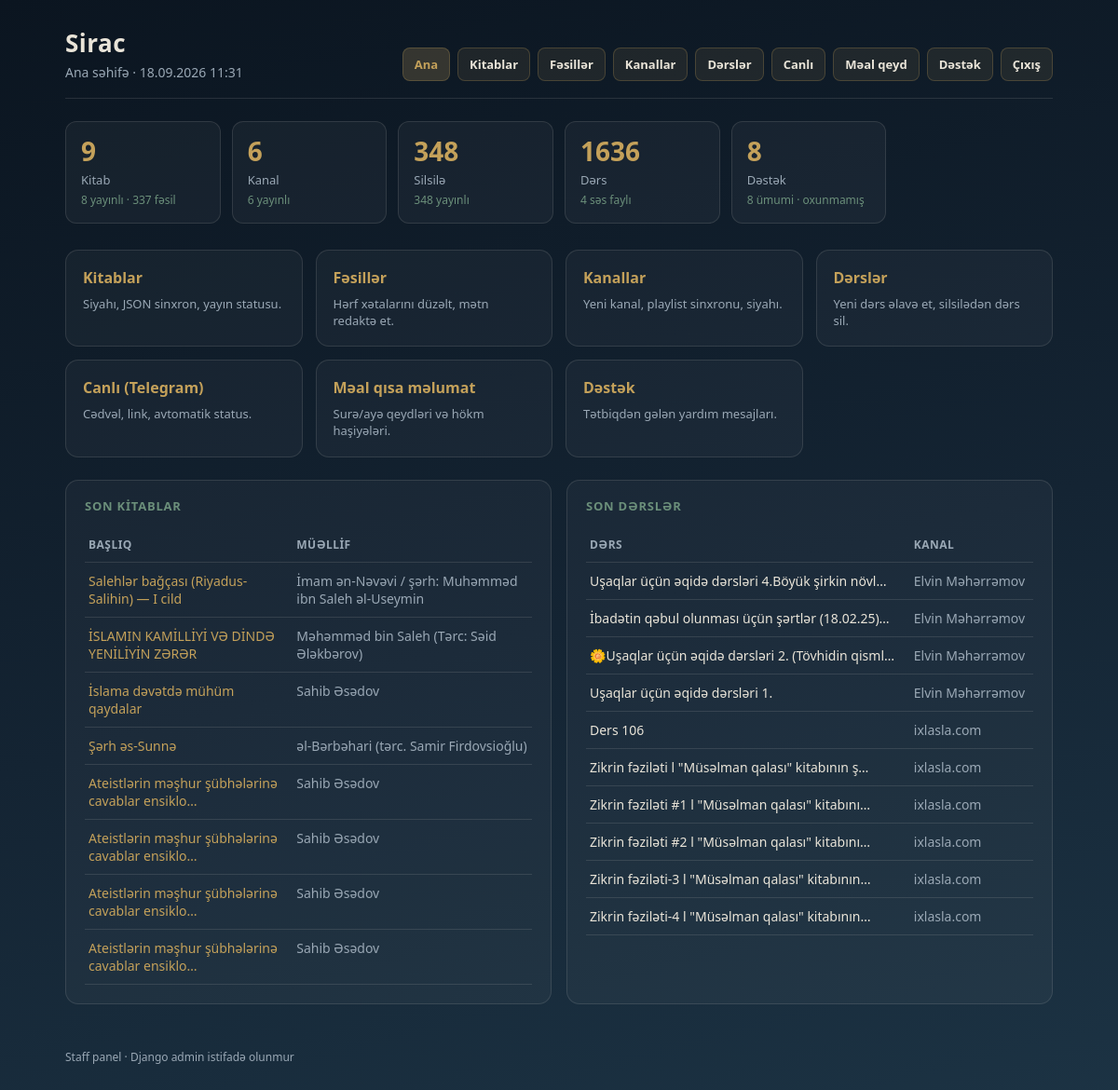
The app's page / (signed in) with its own data.
### api/models.py (models this page shows, shortened)
class Book(models.Model):
    LANGUAGE_CHOICES = [
        ('az', 'Azərbaycan'),
        ('ar', 'Ərəb'),
        ('en', 'İngilis'),
    ]
    SOURCE_CHOICES = [
        ('seed', 'Seed'),
        ('manual', 'Manual'),
        ('import', 'Import'),
        ('api', 'API'),
    ]
    public_id = models.CharField(max_length=120, unique=True, db_index=True)
    title = models.CharField(max_length=500)
    author = models.CharField(max_length=300, blank=True, default='')
    description = models.TextField(blank=True, default='')
    language = models.CharField(max_length=8, choices=LANGUAGE_CHOICES, default='az')
    cover_tone = models.PositiveSmallIntegerField(default=0)
    cover_image = models.ImageField(
        upload_to=book_cover_upload_to,
        blank=True,
        null=True,
    )
    source = models.CharField(max_length=20, choices=SOURCE_CHOICES, default='api')
    topics = models.JSONField(default=list, blank=True)
    created_at = models.DateTimeField(auto_now_add=True)
    updated_at = models.DateTimeField(auto_now=True)
    is_published = models.BooleanField(default=True)
    class Meta:
        ordering = ['-created_at']

class VideoLesson(models.Model):
    series = models.ForeignKey(
        VideoSeries,
        related_name='lessons',
        on_delete=models.CASCADE,
        verbose_name='Silsilə',
    )
    title = models.CharField('Dərs adı', max_length=300)
    url = models.URLField('Video linki', max_length=500, blank=True, default='')
    youtube_id = models.CharField(max_length=32, blank=True, default='', db_index=True)
    audio_file = models.FileField(
        'Səs faylı',
        upload_to='audio/%Y/%m/',
        blank=True,
        null=True,
        help_text='Endirilmiş audio — onlayn dinləmə və telefona yükləmə',
    )
    duration_seconds = models.PositiveIntegerField(null=True, blank=True)
    order = models.PositiveIntegerField(default=0)
    is_published = models.BooleanField(default=True)
    class Meta:
        ordering = ['order', 'id']
        verbose_name = 'Dərs'
        verbose_name_plural = 'Dərslər'

class VideoSeries(models.Model):
    CATEGORY_CHOICES = [
        ('aqida', 'Əqidə'),
        ('hadith', 'Hədis'),
        ('fiqh', 'Fiqh'),
        ('tafsir', 'Təfsir'),
        ('seerah', 'Sira'),
        ('general', 'Digər'),
    ]
    channel = models.ForeignKey(
        VideoChannel,
        related_name='series',
        on_delete=models.CASCADE,
        verbose_name='Kanal',
    )
    title = models.CharField('Silsilə adı', max_length=300)
    category = models.CharField(
        'Bölmə',
        max_length=20,
        choices=CATEGORY_CHOICES,
        default='general',
        db_index=True,
    )
    description = models.CharField(max_length=500, blank=True, default='')
    playlist_url = models.URLField(
        'Playlist / playlists linki',
        max_length=500,
        blank=True,
        default='',
        help_text=(
            'Məs: https://www.youtube.com/playlist?list=... '
            'və ya https://www.youtube.com/@Kanal/playlists — '
            'dərsləri tək-tək əlavə etmək lazım deyil.'
        ),
    )
    order = models.PositiveIntegerField(default=0)
    is_published = models.BooleanField(default=True)
    created_at = models.DateTimeField(auto_now_add=True)
    updated_at = models.DateTimeField(auto_now=True)
    class Meta:
        ordering = ['order', 'id']
        verbose_name = 'Silsilə dərs'
        verbose_name_plural = 'Silsilə dərslər'

class VideoChannel(models.Model):
    name = models.CharField('Kanal adı', max_length=200)
    url = models.URLField(
        'Kanal / playlists linki',
        max_length=500,
        help_text=(
            'Məs: https://www.youtube.com/@Abu_Zeyd_Habibli/playlists — '
            'saxlayanda bütün playlistlər silsilə kimi yüklənir.'
        ),
    )
    description = models.CharField(max_length=400, blank=True, default='')
    order = models.PositiveIntegerField(default=0)
    is_published = models.BooleanField(default=True)
    created_at = models.DateTimeField(auto_now_add=True)
    updated_at = models.DateTimeField(auto_now=True)
    class Meta:
        ordering = ['order', 'name']
        verbose_name = 'Video kanal'
        verbose_name_plural = 'Video kanallar'

### api/dashboard.py (the view)
# urls.py: path('', panel_home, name='panel-home'),
@staff_member_required
@require_http_methods(['GET'])
def panel_home(request):
    ctx = _base_ctx('home')
    ctx['stats'] = _stats()
    ctx['recent_books'] = Book.objects.order_by('-created_at')[:8]
    ctx['recent_lessons'] = (
        VideoLesson.objects.select_related('series', 'series__channel').order_by('-id')[:10]
    )
    return render(request, 'api/panel/home.html', ctx)

### api/dashboard.py (called while the page is built)
def _base_ctx(nav: str, form_error=None):
    return {
        'now': timezone.now(),
        'nav': nav,
        'form_error': form_error,
    }

### api/templates/api/panel/home.html (shortened to what this page needs)
{% extends "api/panel/base.html" %}
{% block subtitle %}Ana səhifə{% endblock %}
{% block content %}
<div class="grid">
  <div class="stat">
    <div class="n">{{ stats.books }}</div>
    <div class="l">Kitab</div>
    <div class="sub">{{ stats.books_published }} yayınlı · {{ stats.chapters }} fəsil</div>
  </div>
  <div class="stat">
    <div class="n">{{ stats.channels }}</div>
    <div class="l">Kanal</div>
    <div class="sub">{{ stats.channels_published }} yayınlı</div>
  </div>
  <div class="stat">
    <div class="n">{{ stats.series }}</div>
    <div class="l">Silsilə</div>
    <div class="sub">{{ stats.series_published }} yayınlı</div>
  </div>
  <div class="stat">
    <div class="n">{{ stats.lessons }}</div>
    <div class="l">Dərs</div>
    <div class="sub">{{ stats.lessons_with_audio }} səs faylı</div>
  </div>
  <div class="stat">
    <div class="n">{{ stats.support_unread }}</div>
    <div class="l">Dəstək</div>
    <div class="sub">{{ stats.support }} ümumi · oxunmamış</div>
  </div>
</div>
<div class="cards">
  <a class="card" href="{% url 'panel-books' %}">
    <h3>Kitablar</h3>
    <p>Siyahı, JSON sinxron, yayın statusu.</p>
  </a>
  <a class="card" href="{% url 'panel-chapters' %}">
    <h3>Fəsillər</h3>
    <p>Hərf xətalarını düzəlt, mətn redaktə et.</p>
  </a>
  <a class="card" href="{% url 'panel-channels' %}">
    <h3>Kanallar</h3>
    <p>Yeni kanal, playlist sinxronu, siyahı.</p>
  </a>
  <a class="card" href="{% url 'panel-lessons' %}">
    <h3>Dərslər</h3>
    <p>Yeni dərs əlavə et, silsilədən dərs sil.</p>
  </a>
  <a class="card" href="{% url 'panel-live-lessons' %}">
    <h3>Canlı (Telegram)</h3>
    <p>Cədvəl, link, avtomatik status.</p>
  </a>
  <a class="card" href="{% url 'panel-meal-notes' %}">
    <h3>Məal qısa məlumat</h3>
    <p>Surə/ayə qeydləri və hökm haşiyələri.</p>
  </a>
  <a class="card" href="{% url 'panel-support' %}">
    <h3>Dəstək</h3>
    <p>Tətbiqdən gələn yardım mesajları.</p>
  </a>
</div>
<div class="split" style="margin-top:24px">
  <section class="panel">
    <h2>Son kitablar</h2>
    {% if recent_books %}
    <table>
      <thead><tr><th>Başlıq</th><th>Müəllif</th></tr></thead>
      <tbody>
        {% for b in recent_books %}
        <tr>
          <td><a href="{% url 'panel-chapters' %}?book={{ b.id }}">{{ b.title|truncatechars:48 }}</a></td>
          <td class="muted">{{ b.author|default:"—" }}</td>
        </tr>
        {% endfor %}
      </tbody>
    </table>
    {% else %}
    <p class="empty">Kitab yoxdur.</p>
    {% endif %}
  </section>
  <section class="panel">
    <h2>Son dərslər</h2>
    {% if recent_lessons %}
    <table>
      <thead><tr><th>Dərs</th><th>Kanal</th></tr></thead>
      <tbody>
        {% for l in recent_lessons %}
        <tr>
          <td>{{ l.title|truncatechars:48 }}</td>
          <td class="muted">{{ l.series.channel.name }}</td>
        </tr>
        {% endfor %}
      </tbody>
    </table>
    {% else %}
    <p class="empty">Dərs yoxdur.</p>
    {% endif %}
  </section>
</div>
{% endblock %}

### api/templates/api/panel/base.html (shortened to what this page needs)
<!DOCTYPE html>
<html lang="az">
<head>
</head>
<body>
  <div class="wrap">
    <header>
      <div>
        <div class="brand">Sirac</div>
        <div class="meta">{% block subtitle %}Panel{% endblock %} · {{ now|date:"d.m.Y H:i" }}</div>
      </div>
      <nav class="nav">
        <a href="{% url 'panel-home' %}" class="{% if nav == 'home' %}active{% endif %}">Ana</a>
        <a href="{% url 'panel-books' %}" class="{% if nav == 'books' %}active{% endif %}">Kitablar</a>
        <a href="{% url 'panel-chapters' %}" class="{% if nav == 'chapters' %}active{% endif %}">Fəsillər</a>
        <a href="{% url 'panel-channels' %}" class="{% if nav == 'channels' %}active{% endif %}">Kanallar</a>
        <a href="{% url 'panel-lessons' %}" class="{% if nav == 'lessons' %}active{% endif %}">Dərslər</a>
        <a href="{% url 'panel-live-lessons' %}" class="{% if nav == 'live-lessons' %}active{% endif %}">Canlı</a>
        <a href="{% url 'panel-meal-notes' %}" class="{% if nav == 'meal-notes' %}active{% endif %}">Məal qeyd</a>
        <a href="{% url 'panel-support' %}" class="{% if nav == 'support' %}active{% endif %}">Dəstək</a>
        <a href="{% url 'panel-logout' %}">Çıxış</a>
      </nav>
    </header>
    {% block content %}{% endblock %}
    <footer>Staff panel · Django admin istifadə olunmur</footer>
  </div>
</body>
</html>

### api/templates/api/panel/base.html (style rules this page uses)
:root { --ink: #0b1520; --ink-soft: #142433; --mist: #1c3344; --brass: #c4a15a; --sage: #6b8f7a; --text: #e9e4d8; --muted: #9aa8b5; --danger: #c45c4a; --line: rgba(233, 228, 216, 0.12); }
* { box-sizing: border-box; }
body { margin: 0; font-family: "Segoe UI", system-ui, sans-serif; background: linear-gradient(165deg, var(--ink) 0%, var(--ink-soft) 55%, var(--mist) 100%); color: var(--text); min-height: 100vh; }
a { color: var(--brass); text-decoration: none; }
.wrap { max-width: 1100px; margin: 0 auto; padding: 28px 20px 48px; }
header { display: flex; flex-wrap: wrap; align-items: flex-end; justify-content: space-between; gap: 16px; margin-bottom: 24px; padding-bottom: 18px; border-bottom: 1px solid var(--line); }
.brand { font-size: 26px; font-weight: 700; letter-spacing: 0.02em; }
.meta { color: var(--muted); font-size: 14px; margin-top: 4px; }
.nav { display: flex; gap: 8px; flex-wrap: wrap; }
.nav a { display: inline-block; padding: 8px 12px; border-radius: 8px; background: rgba(196, 161, 90, 0.1); border: 1px solid rgba(196, 161, 90, 0.25); text-decoration: none; font-size: 13px; font-weight: 600; color: var(--text); }
.nav a:hover, .nav a.active { background: rgba(196, 161, 90, 0.22); color: var(--brass); text-decoration: none; }
.grid { display: grid; grid-template-columns: repeat(auto-fill, minmax(150px, 1fr)); gap: 12px; margin-bottom: 28px; }
.stat { background: rgba(255,255,255,0.04); border: 1px solid var(--line); border-radius: 12px; padding: 16px; }
.stat .n { font-size: 28px; font-weight: 700; color: var(--brass); line-height: 1.1; }
.stat .l { margin-top: 6px; font-size: 13px; color: var(--muted); }
.stat .sub { margin-top: 4px; font-size: 12px; color: var(--sage); }
.cards { display: grid; grid-template-columns: repeat(auto-fill, minmax(220px, 1fr)); gap: 14px; }
.card { display: block; background: rgba(255,255,255,0.035); border: 1px solid var(--line); border-radius: 14px; padding: 18px; text-decoration: none; color: inherit; }
.card h3 { margin: 0 0 8px; font-size: 16px; color: var(--brass); }
.card p { margin: 0; font-size: 13px; color: var(--muted); line-height: 1.4; }
.panel, .form-panel { background: rgba(255,255,255,0.035); border: 1px solid var(--line); border-radius: 14px; padding: 18px 20px 20px; margin-bottom: 20px; }
.panel h2, .form-panel h2, .page-title { margin: 0 0 14px; font-size: 13px; text-transform: uppercase; letter-spacing: 0.06em; color: var(--sage); font-weight: 600; }
table { width: 100%; border-collapse: collapse; font-size: 14px; }
th, td { text-align: left; padding: 10px 4px; border-bottom: 1px solid var(--line); vertical-align: top; }
th { color: var(--muted); font-weight: 600; font-size: 12px; text-transform: uppercase; letter-spacing: 0.04em; }
.muted { color: var(--muted); }
footer { margin-top: 28px; color: var(--muted); font-size: 12px; }
.split { display: grid; grid-template-columns: 1fr 1fr; gap: 16px; }

### records on screen
Book: title "Salehlər bağçası (Riyadus-Salihin) — I cild", author "İmam ən-Nəvəvi / şərh: Muhəmməd ibn Saleh əl-Useymin"
Book: title "İSLAMIN KAMİLLİYİ VƏ DİNDƏ YENİLİYİN ZƏRƏR", author "Məhəmməd bin Saleh (Tərc: Səid Ələkbərov)"
Book: title "İslama dəvətdə mühüm qaydalar", author "Sahib Əsədov"
Book: title "Şərh əs-Sunnə", author "əl-Bərbəhari (tərc. Samir Firdovsioğlu)"
Book: title "Ateistlərin məşhur şübhələrinə cavablar ensiklo…", author "Sahib Əsədov"
Book: title "Ateistlərin məşhur şübhələrinə cavablar ensiklo…", author "Sahib Əsədov"
Book: title "Ateistlərin məşhur şübhələrinə cavablar ensiklo…", author "Sahib Əsədov"
Book: title "Ateistlərin məşhur şübhələrinə cavablar ensiklo…", author "Sahib Əsədov"
VideoLesson: title "Uşaqlar üçün əqidə dərsləri 4.Böyük şirkin növl…", series.channel.name "Elvin Məhərrəmov"
VideoLesson: title "İbadətin qəbul olunması üçün şərtlər (18.02.25)…", series.channel.name "Elvin Məhərrəmov"
VideoLesson: title "🌼Uşaqlar üçün əqidə dərsləri 2. (Tövhidin qisml…", series.channel.name "Elvin Məhərrəmov"
VideoLesson: title "Uşaqlar üçün əqidə dərsləri 1.", series.channel.name "Elvin Məhərrəmov"
VideoLesson: title "Ders 106", series.channel.name "ixlasla.com"
VideoLesson: title "Zikrin fəziləti l \"Müsəlman qalası\" kitabının ş…", series.channel.name "ixlasla.com"
VideoLesson: title "Zikrin fəziləti #1 l \"Müsəlman qalası\" kitabını…", series.channel.name "ixlasla.com"
VideoLesson: title "Zikrin fəziləti #2 l \"Müsəlman qalası\" kitabını…", series.channel.name "ixlasla.com"
VideoLesson: title "Zikrin fəziləti-3 l \"Müsəlman qalası\" kitabının…", series.channel.name "ixlasla.com"
VideoLesson: title "Zikrin fəziləti-4 l \"Müsəlman qalası\" kitabının…", series.channel.name "ixlasla.com"

### other values on screen
{{ stats.books }} "9"
{{ stats.books_published }} "8"
{{ stats.chapters }} "337"
{{ stats.channels }} "6"
{{ stats.channels_published }} "6"
{{ stats.series }} "348"
{{ stats.series_published }} "348"
{{ stats.lessons }} "1636"
{{ stats.lessons_with_audio }} "4"
{{ stats.support_unread }} "8"
{{ stats.support }} "8"
